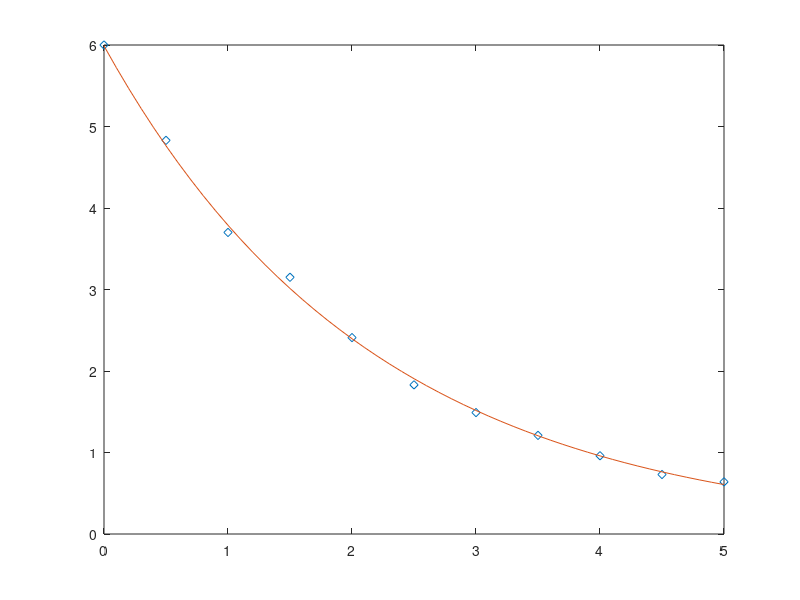

Here is the MATLAB script that generated this plot:
x=[0 0.5 1 1.5 2 2.5 3 3.5 4 4.5 5];
y=[6 4.83 3.70 3.15 2.41 1.83 1.49 1.21 0.96 0.73 0.64];
p=polyfit(x,log(y),1)
a=p(1)
b=exp(p(2))
xm=[x(1):0.1:x(end)]
ym=b*exp(a*xm)
plot(x,y,'d',xm,ym)